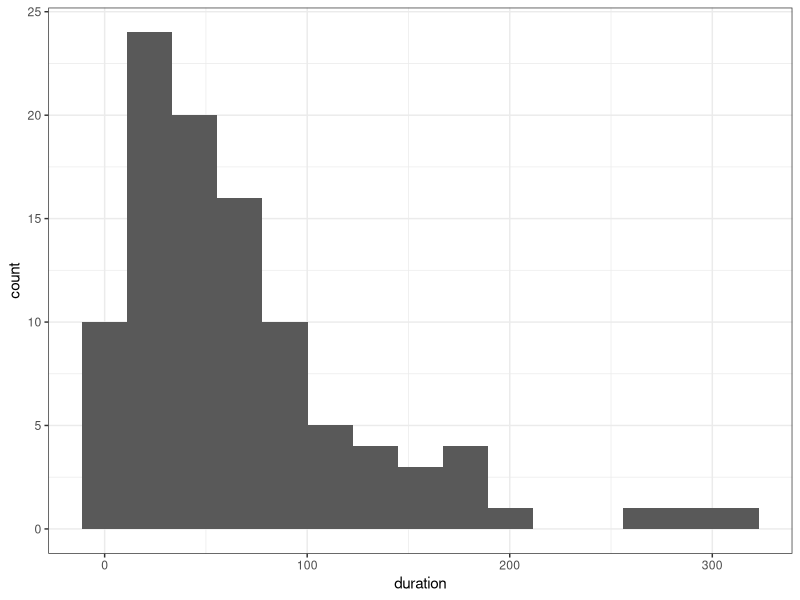
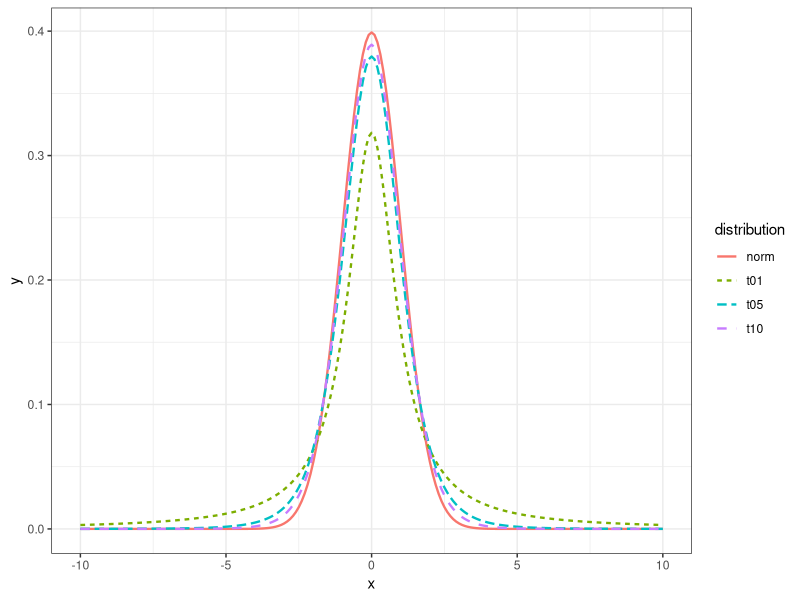

These figures' R source, in order:
## ---- chunk 1
options(htmltools.dir.version = FALSE, fig.width = 3, fig.height = 3)
knitr::opts_chunk$set(fig.dim=c(3, 3), fig.align = "center")
library(tidyverse)
## ---- chunk 2
set.seed(0)
drive_time <- tibble(duration = rexp(100, rate = 1/65))
# the rate is 1/65 cars per min. It means that it takes 65 minutes to get through
## ---- chunk 3
ggplot(drive_time, aes(x = duration)) +
   geom_histogram(bins = 15) +
   theme_bw()
## ---- chunk 4
t.test(drive_time$duration, 
       alternative = "two.sided", 
       mu = mean(drive_time$duration))

## ---- chunk 5

t_dist_example <- tibble(x = -seq(-10, 10, 0.1)) %>% 
   mutate(t01 = dt(x, df = 1),
          t05 = dt(x, df = 5),
          t10 = dt(x, df = 10),
          norm = dnorm(x, mean = 0, sd = 1)) %>% 
   pivot_longer(cols = -x, names_to = "distribution", values_to = "y")

ggplot(t_dist_example, aes(x, y, color = distribution, linetype = distribution)) + 
   geom_line(size = 0.8) + 
   theme_bw()

## ---- chunk 6
n <- NROW(drive_time)

# t.test(drive_time$duration, 
#        alternative = "two.sided", 
#        mu = mean(drive_time$duration))

mean_duration <- mean(drive_time$duration)
sd_duration <- sd(drive_time$duration)
t_test_lims <- qt(p = c(0.025, 0.975), df = 99)

# This time, manually computed

mean_duration + t_test_lims*sd_duration/sqrt(100)

## ---- chunk 7
{{desired_n <- ((qt(p = 0.975, df = 99))*sd_duration/ 4 )^2}}
desired_n

set.seed(0) # illustration that this works
drive_time <- tibble(duration = rexp(desired_n, rate = 1/65))
t.test(drive_time$duration, 
       alternative = "two.sided", 
       mu = mean(drive_time$duration))
